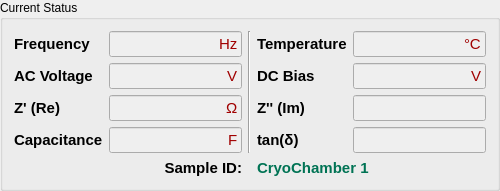
     <widget class="QGroupBox" name="statusBox">
      <property name="maximumSize">
       <size>
        <width>500</width>
        <height>16777215</height>
       </size>
      </property>
      <property name="title">
       <string>Current Status</string>
      </property>
      <layout class="QGridLayout" name="gridLayout_5">
       <item row="2" column="0">
        <widget class="QLabel" name="impedanceReStatusLabel">
         <property name="text">
          <string>&lt;html&gt;&lt;head/&gt;&lt;body&gt;&lt;p&gt;&lt;span style=&quot; font-size:11pt; font-weight:600;&quot;&gt;Z' (Re)&lt;/span&gt;&lt;/p&gt;&lt;/body&gt;&lt;/html&gt;</string>
         </property>
        </widget>
       </item>
       <item row="0" column="4">
        <widget class="QLabel" name="temperatureStatusLabel">
         <property name="text">
          <string>&lt;html&gt;&lt;head/&gt;&lt;body&gt;&lt;p&gt;&lt;span style=&quot; font-size:11pt; font-weight:600;&quot;&gt;Temperature&lt;/span&gt;&lt;/p&gt;&lt;/body&gt;&lt;/html&gt;</string>
         </property>
        </widget>
       </item>
       <item row="3" column="0">
        <widget class="QLabel" name="capacitanceStatusLabel">
         <property name="text">
          <string>&lt;html&gt;&lt;head/&gt;&lt;body&gt;&lt;p&gt;&lt;span style=&quot; font-size:11pt; font-weight:600;&quot;&gt;Capacitance&lt;/span&gt;&lt;/p&gt;&lt;/body&gt;&lt;/html&gt;</string>
         </property>
        </widget>
       </item>
       <item row="3" column="4">
        <widget class="QLabel" name="tandstatusLabel">
         <property name="text">
          <string>&lt;html&gt;&lt;head/&gt;&lt;body&gt;&lt;p&gt;&lt;span style=&quot; font-size:11pt; font-weight:600;&quot;&gt;tan(δ)&lt;/span&gt;&lt;/p&gt;&lt;/body&gt;&lt;/html&gt;</string>
         </property>
        </widget>
       </item>
       <item row="3" column="5">
        <widget class="QLineEdit" name="tandStatus">
         <property name="enabled">
          <bool>false</bool>
         </property>
         <property name="palette">
          <palette>
           <active>
            <colorrole role="Text">
             <brush brushstyle="SolidPattern">
              <color alpha="255">
               <red>0</red>
               <green>0</green>
               <blue>0</blue>
              </color>
             </brush>
            </colorrole>
           </active>
           <inactive>
            <colorrole role="Text">
             <brush brushstyle="SolidPattern">
              <color alpha="255">
               <red>0</red>
               <green>0</green>
               <blue>0</blue>
              </color>
             </brush>
            </colorrole>
           </inactive>
           <disabled>
            <colorrole role="Text">
             <brush brushstyle="SolidPattern">
              <color alpha="255">
               <red>160</red>
               <green>0</green>
               <blue>0</blue>
              </color>
             </brush>
            </colorrole>
           </disabled>
          </palette>
         </property>
         <property name="styleSheet">
          <string notr="true">font: 11pt;</string>
         </property>
        </widget>
       </item>
       <item row="3" column="1">
        <widget class="QLineEdit" name="capStatus">
         <property name="enabled">
          <bool>false</bool>
         </property>
         <property name="palette">
          <palette>
           <active>
            <colorrole role="Text">
             <brush brushstyle="SolidPattern">
              <color alpha="255">
               <red>0</red>
               <green>0</green>
               <blue>0</blue>
              </color>
             </brush>
            </colorrole>
           </active>
           <inactive>
            <colorrole role="Text">
             <brush brushstyle="SolidPattern">
              <color alpha="255">
               <red>0</red>
               <green>0</green>
               <blue>0</blue>
              </color>
             </brush>
            </colorrole>
           </inactive>
           <disabled>
            <colorrole role="Text">
             <brush brushstyle="SolidPattern">
              <color alpha="255">
               <red>160</red>
               <green>0</green>
               <blue>0</blue>
              </color>
             </brush>
            </colorrole>
           </disabled>
          </palette>
         </property>
         <property name="styleSheet">
          <string notr="true">font: 11pt;</string>
         </property>
         <property name="text">
          <string>F</string>
         </property>
         <property name="alignment">
          <set>Qt::AlignRight|Qt::AlignTrailing|Qt::AlignVCenter</set>
         </property>
        </widget>
       </item>
       <item row="0" column="0">
        <widget class="QLabel" name="frequencyStatusLabel">
         <property name="text">
          <string>&lt;html&gt;&lt;head/&gt;&lt;body&gt;&lt;p&gt;&lt;span style=&quot; font-size:11pt; font-weight:600;&quot;&gt;Frequency&lt;/span&gt;&lt;/p&gt;&lt;/body&gt;&lt;/html&gt;</string>
         </property>
        </widget>
       </item>
       <item row="2" column="4">
        <widget class="QLabel" name="impedanceImStatusLabel">
         <property name="text">
          <string>&lt;html&gt;&lt;head/&gt;&lt;body&gt;&lt;p&gt;&lt;span style=&quot; font-size:11pt; font-weight:600;&quot;&gt;Z'' (Im)&lt;/span&gt;&lt;/p&gt;&lt;/body&gt;&lt;/html&gt;</string>
         </property>
        </widget>
       </item>
       <item row="0" column="5">
        <widget class="QLineEdit" name="tempStatus">
         <property name="enabled">
          <bool>false</bool>
         </property>
         <property name="palette">
          <palette>
           <active>
            <colorrole role="Text">
             <brush brushstyle="SolidPattern">
              <color alpha="255">
               <red>0</red>
               <green>0</green>
               <blue>0</blue>
              </color>
             </brush>
            </colorrole>
           </active>
           <inactive>
            <colorrole role="Text">
             <brush brushstyle="SolidPattern">
              <color alpha="255">
               <red>0</red>
               <green>0</green>
               <blue>0</blue>
              </color>
             </brush>
            </colorrole>
           </inactive>
           <disabled>
            <colorrole role="Text">
             <brush brushstyle="SolidPattern">
              <color alpha="255">
               <red>160</red>
               <green>0</green>
               <blue>0</blue>
              </color>
             </brush>
            </colorrole>
           </disabled>
          </palette>
         </property>
         <property name="styleSheet">
          <string notr="true">font: 11pt;</string>
         </property>
         <property name="text">
          <string>°C</string>
         </property>
         <property name="alignment">
          <set>Qt::AlignRight|Qt::AlignTrailing|Qt::AlignVCenter</set>
         </property>
        </widget>
       </item>
       <item row="0" column="3" rowspan="4">
        <widget class="Line" name="line">
         <property name="orientation">
          <enum>Qt::Vertical</enum>
         </property>
        </widget>
       </item>
       <item row="2" column="1">
        <widget class="QLineEdit" name="ZReStatus">
         <property name="enabled">
          <bool>false</bool>
         </property>
         <property name="palette">
          <palette>
           <active>
            <colorrole role="Text">
             <brush brushstyle="SolidPattern">
              <color alpha="255">
               <red>0</red>
               <green>0</green>
               <blue>0</blue>
              </color>
             </brush>
            </colorrole>
           </active>
           <inactive>
            <colorrole role="Text">
             <brush brushstyle="SolidPattern">
              <color alpha="255">
               <red>0</red>
               <green>0</green>
               <blue>0</blue>
              </color>
             </brush>
            </colorrole>
           </inactive>
           <disabled>
            <colorrole role="Text">
             <brush brushstyle="SolidPattern">
              <color alpha="255">
               <red>160</red>
               <green>0</green>
               <blue>0</blue>
              </color>
             </brush>
            </colorrole>
           </disabled>
          </palette>
         </property>
         <property name="styleSheet">
          <string notr="true">font: 11pt;</string>
         </property>
         <property name="text">
          <string>Ω</string>
         </property>
         <property name="alignment">
          <set>Qt::AlignRight|Qt::AlignTrailing|Qt::AlignVCenter</set>
         </property>
        </widget>
       </item>
       <item row="4" column="0" colspan="2">
        <widget class="QLabel" name="sampleIDLabel">
         <property name="text">
          <string>&lt;html&gt;&lt;head/&gt;&lt;body&gt;&lt;p&gt;&lt;span style=&quot; font-size:11pt; font-weight:600;&quot;&gt;Sample ID:&lt;/span&gt;&lt;/p&gt;&lt;/body&gt;&lt;/html&gt;</string>
         </property>
         <property name="alignment">
          <set>Qt::AlignRight|Qt::AlignTrailing|Qt::AlignVCenter</set>
         </property>
        </widget>
       </item>
       <item row="2" column="5">
        <widget class="QLineEdit" name="ZImStatus">
         <property name="enabled">
          <bool>false</bool>
         </property>
         <property name="palette">
          <palette>
           <active>
            <colorrole role="Text">
             <brush brushstyle="SolidPattern">
              <color alpha="255">
               <red>0</red>
               <green>0</green>
               <blue>0</blue>
              </color>
             </brush>
            </colorrole>
           </active>
           <inactive>
            <colorrole role="Text">
             <brush brushstyle="SolidPattern">
              <color alpha="255">
               <red>0</red>
               <green>0</green>
               <blue>0</blue>
              </color>
             </brush>
            </colorrole>
           </inactive>
           <disabled>
            <colorrole role="Text">
             <brush brushstyle="SolidPattern">
              <color alpha="255">
               <red>160</red>
               <green>0</green>
               <blue>0</blue>
              </color>
             </brush>
            </colorrole>
           </disabled>
          </palette>
         </property>
         <property name="styleSheet">
          <string notr="true">font: 11pt;</string>
         </property>
        </widget>
       </item>
       <item row="0" column="1">
        <widget class="QLineEdit" name="freqStatus">
         <property name="enabled">
          <bool>false</bool>
         </property>
         <property name="palette">
          <palette>
           <active>
            <colorrole role="Text">
             <brush brushstyle="SolidPattern">
              <color alpha="255">
               <red>0</red>
               <green>0</green>
               <blue>0</blue>
              </color>
             </brush>
            </colorrole>
           </active>
           <inactive>
            <colorrole role="Text">
             <brush brushstyle="SolidPattern">
              <color alpha="255">
               <red>0</red>
               <green>0</green>
               <blue>0</blue>
              </color>
             </brush>
            </colorrole>
           </inactive>
           <disabled>
            <colorrole role="Text">
             <brush brushstyle="SolidPattern">
              <color alpha="255">
               <red>160</red>
               <green>0</green>
               <blue>0</blue>
              </color>
             </brush>
            </colorrole>
           </disabled>
          </palette>
         </property>
         <property name="styleSheet">
          <string notr="true">font: 11pt;</string>
         </property>
         <property name="text">
          <string>Hz</string>
         </property>
         <property name="alignment">
          <set>Qt::AlignRight|Qt::AlignTrailing|Qt::AlignVCenter</set>
         </property>
        </widget>
       </item>
       <item row="4" column="4" colspan="2">
        <widget class="QLabel" name="sampleStatusLabel">
         <property name="palette">
          <palette>
           <active>
            <colorrole role="WindowText">
             <brush brushstyle="SolidPattern">
              <color alpha="255">
               <red>0</red>
               <green>115</green>
               <blue>84</blue>
              </color>
             </brush>
            </colorrole>
           </active>
           <inactive>
            <colorrole role="WindowText">
             <brush brushstyle="SolidPattern">
              <color alpha="255">
               <red>0</red>
               <green>115</green>
               <blue>84</blue>
              </color>
             </brush>
            </colorrole>
           </inactive>
           <disabled>
            <colorrole role="WindowText">
             <brush brushstyle="SolidPattern">
              <color alpha="255">
               <red>120</red>
               <green>120</green>
               <blue>120</blue>
              </color>
             </brush>
            </colorrole>
           </disabled>
          </palette>
         </property>
         <property name="text">
          <string>&lt;html&gt;&lt;head/&gt;&lt;body&gt;&lt;p&gt;&lt;span style=&quot; font-size:11pt; font-weight:600;&quot;&gt;CryoChamber 1&lt;/span&gt;&lt;/p&gt;&lt;/body&gt;&lt;/html&gt;</string>
         </property>
        </widget>
       </item>
       <item row="1" column="0">
        <widget class="QLabel" name="ACvoltStatusLabel">
         <property name="text">
          <string>&lt;html&gt;&lt;head/&gt;&lt;body&gt;&lt;p&gt;&lt;span style=&quot; font-size:11pt; font-weight:600;&quot;&gt;AC Voltage&lt;/span&gt;&lt;/p&gt;&lt;/body&gt;&lt;/html&gt;</string>
         </property>
        </widget>
       </item>
       <item row="1" column="1">
        <widget class="QLineEdit" name="ACvoltStatus">
         <property name="enabled">
          <bool>false</bool>
         </property>
         <property name="palette">
          <palette>
           <active>
            <colorrole role="Text">
             <brush brushstyle="SolidPattern">
              <color alpha="255">
               <red>0</red>
               <green>0</green>
               <blue>0</blue>
              </color>
             </brush>
            </colorrole>
           </active>
           <inactive>
            <colorrole role="Text">
             <brush brushstyle="SolidPattern">
              <color alpha="255">
               <red>0</red>
               <green>0</green>
               <blue>0</blue>
              </color>
             </brush>
            </colorrole>
           </inactive>
           <disabled>
            <colorrole role="Text">
             <brush brushstyle="SolidPattern">
              <color alpha="255">
               <red>160</red>
               <green>0</green>
               <blue>0</blue>
              </color>
             </brush>
            </colorrole>
           </disabled>
          </palette>
         </property>
         <property name="styleSheet">
          <string notr="true">font: 11pt;</string>
         </property>
         <property name="text">
          <string>V</string>
         </property>
         <property name="alignment">
          <set>Qt::AlignRight|Qt::AlignTrailing|Qt::AlignVCenter</set>
         </property>
        </widget>
       </item>
       <item row="1" column="4">
        <widget class="QLabel" name="DCvoltStatusLabel">
         <property name="text">
          <string>&lt;html&gt;&lt;head/&gt;&lt;body&gt;&lt;p&gt;&lt;span style=&quot; font-size:11pt; font-weight:600;&quot;&gt;DC Bias&lt;/span&gt;&lt;/p&gt;&lt;/body&gt;&lt;/html&gt;</string>
         </property>
        </widget>
       </item>
       <item row="1" column="5">
        <widget class="QLineEdit" name="DCvoltStatus">
         <property name="enabled">
          <bool>false</bool>
         </property>
         <property name="palette">
          <palette>
           <active>
            <colorrole role="Text">
             <brush brushstyle="SolidPattern">
              <color alpha="255">
               <red>0</red>
               <green>0</green>
               <blue>0</blue>
              </color>
             </brush>
            </colorrole>
           </active>
           <inactive>
            <colorrole role="Text">
             <brush brushstyle="SolidPattern">
              <color alpha="255">
               <red>0</red>
               <green>0</green>
               <blue>0</blue>
              </color>
             </brush>
            </colorrole>
           </inactive>
           <disabled>
            <colorrole role="Text">
             <brush brushstyle="SolidPattern">
              <color alpha="255">
               <red>160</red>
               <green>0</green>
               <blue>0</blue>
              </color>
             </brush>
            </colorrole>
           </disabled>
          </palette>
         </property>
         <property name="styleSheet">
          <string notr="true">font: 11pt;</string>
         </property>
         <property name="text">
          <string>V</string>
         </property>
         <property name="alignment">
          <set>Qt::AlignRight|Qt::AlignTrailing|Qt::AlignVCenter</set>
         </property>
        </widget>
       </item>
      </layout>
     </widget>
